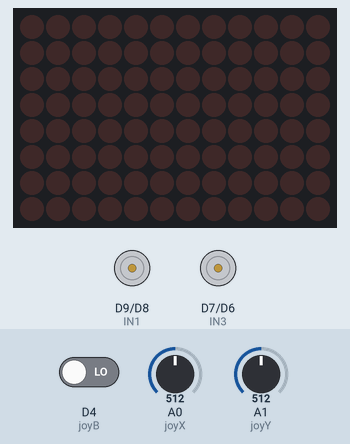
Simulated run of this sketch. Board: Arduino Uno R4 WiFi. Shown: 12×8 LED matrix, motor-driver pin pairs drawn as motors (green arrow = first pin HIGH = forward, orange = second pin HIGH = backward, longer = more drive, scaled by the enable pin). The test bench sets the inputs (shaded band); at power-on: A1 (joyY) = 512, A0 (joyX) = 512, D4 (joyB) LOW (analog values on the 0–1023 scale).

Above: at 1.2 s.
1.3 s: A1 (joyY) set to 716
2.8 s: A0 (joyX) set to 624
4.3 s: A0 (joyX) set to 642
At 4.8 s:
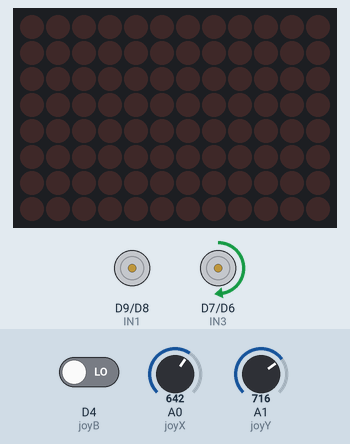
5.8 s: D4 (joyB) driven HIGH
At 6.5 s:
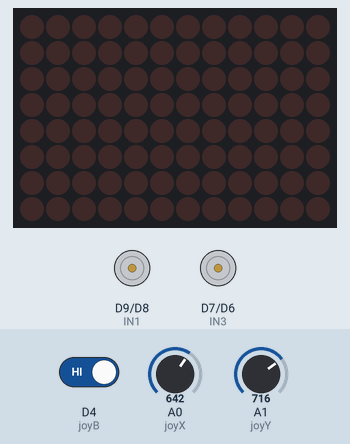
7.5 s: A1 (joyY) set to 511
9.0 s: A0 (joyX) set to 477
10.5 s: A0 (joyX) set to 451
At 11.9 s:
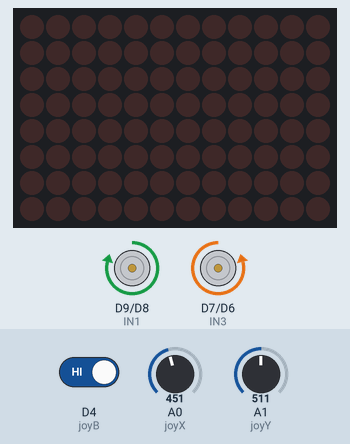
Timing chart, 0 to 13.0 s (numbered marks = the images above; inputs shaded):
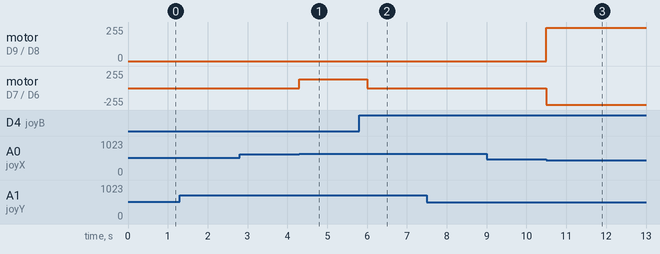

The sketch:

RobotCar_16-17.ino
```cpp
// //16 การควบคุมหุ่นยนต์ผ่านจอยสติ๊กโมดูล ตอนที่ 1, 17 การควบคุมหุ่นยนต์ผ่านจอยสติ๊กโมดูล ตอนที่ 2

// #include "Arduino_LED_Matrix.h"
// #include "normal.h"
// #include "right.h"
// #include "left.h"
// #include "inv_right.h"
// #include "inv_left.h"
// #include "stop.h"

// ArduinoLEDMatrix matrix;

// //มอเตอร์ซ้าย
// int ENA=10;
// int IN1=9;
// int IN2=8;
// //มอเตอร์ขวา
// int ENB=5;
// int IN3=7;
// int IN4=6;
// //กำหนดค่าให้กับ Joystick Module
// int joyX = A0;
// int joyY = A1;
// int joyB = 4;
// // ตัวแปรเก็บค่าความเร็วกำหนดค่าเริ่มต้นของความเร็วให้อยู่ที่ 0
// int MotorSpeed_L = 0;
// int MotorSpeed_R = 0;
// // กำหนดค่าดีฟอลต์ให้กับจอยสติ้กที่จุดกึ่งกลางที่ 512
// int joy_pos_Y = 512;
// int joy_pos_X = 512;
// bool joy_button = 0;
// //ใช้ชดเชยการเบี้ยวของการเคลื่อนที่
// int B_L = 0; //ล้อซ้าย
// int B_R = 0; //ล้อขวา

// void setup() {
//   //กำหนดให้ขาต่าง ๆ เป็นอินพุตและเอาต์พุต
//   pinMode(ENA, OUTPUT);
//   pinMode(ENB, OUTPUT);
//   pinMode(IN1, OUTPUT);
//   pinMode(IN2, OUTPUT);
//   pinMode(IN3, OUTPUT);
//   pinMode(IN4, OUTPUT);
//   pinMode(joyY, INPUT);
//   pinMode(joyX, INPUT);
//   pinMode(joyB, INPUT);
//   // กำหนดค่าเริ่มต้นให้กับมอเตอร์ทั้งด้านซ้ายและด้านขวา (เป็นค่าดีฟอลต์) ให้เป็น 0 ทั้งหมด
//   digitalWrite(ENA, LOW);
//   digitalWrite(ENB, LOW);
//   digitalWrite(IN1, LOW);
//   digitalWrite(IN2, LOW);
//   digitalWrite(IN3, LOW);
//   digitalWrite(IN4, LOW);
//   //เปลี่ยนความละเอียดของ PWM จาก 0 - 255 เป็น 0 - 4095
//   analogWriteResolution(12);

//   // Animation
//   matrix.begin();
//   matrix.play(true);
// }

// void loop() {
//   // อ่านค่าจากจอยสติ้กจาก A0,A1 และ สวิตซ์
//   joy_pos_Y = analogRead(joyY);
//   joy_pos_X = analogRead(joyX);
//   joy_button = digitalRead(joyB);
//   //เดินหน้า
//   if(joy_pos_Y > 564){ // หลบค่าที่อยู่ในช่วงของย่านต้องห้ามของจอยสติ้ก
//     matrix.loadSequence(normal_s);
//     //กำหนดให้พารามิเตอร์ที่ L298N เดินหน้า
//     digitalWrite(IN1, HIGH);
//     digitalWrite(IN2, LOW);
//     digitalWrite(IN3, HIGH);
//     digitalWrite(IN4, LOW);
//     //เอาค่าที่ได้มาแปลงให้อยู่ในรูปของอินพุตที่เป็น PWM (0 - 4095) แล้วส่งค่าไปยังมอเตอร์ซ้ายและมอเตอร์ขวา
//     MotorSpeed_L = map(joy_pos_Y,564,1023,0,4095);
//     MotorSpeed_R = map(joy_pos_Y,564,1023,0,4095);
//   }
//   //ถอยหลัง
//   else if (joy_pos_Y < 460){ // หลบค่าที่อยู่ในช่วงของย่านต้องห้ามของจอยสติ้ก
//     matrix.loadSequence(normal_s);
//     //กำหนดให้พารามิเตอร์ที่ L298N ถอยหลัง
//     digitalWrite(IN1, LOW);
//     digitalWrite(IN2, HIGH);
//     digitalWrite(IN3, LOW);
//     digitalWrite(IN4, HIGH);
//     // กลับค่าจาก 460 -> 0 เป็น 0 -> 460 แทน
//     joy_pos_Y = (joy_pos_Y - 460)*(-1);
//     //เอาค่าที่ได้มาแปลงให้อยู่ในรูปของอินพุตที่เป็น PWM (0 - 4095) แล้วส่งค่าไปยังมอเตอร์ซ้ายและมอเตอร์ขวา
//     MotorSpeed_L = map(joy_pos_Y,0,460,0,4095);
//     MotorSpeed_R = map(joy_pos_Y,0,460,0,4095);
//   }
//   else{
//     //สั่งมอเตอร์หยุด
//     MotorSpeed_L = 0;
//     MotorSpeed_R = 0;
//   }
//   // เลี้ยวซ้าย
//   if (joy_pos_X < 460 && joy_button == 0){ // หลบค่าที่อยู่ในช่วงของย่านต้องห้ามของจอยสติ้ก
//     matrix.loadSequence(left_s);
//      // กลับค่าจาก 460 -> 0 เป็น 0 -> 460 แทน
//     joy_pos_X = (joy_pos_X - 460)*(-1);
//     //เอาค่าที่ได้มาแปลงให้อยู่ในรูปของอินพุตที่เป็น PWM (0 - 4095) แล้วส่งค่าไปยังมอเตอร์ซ้ายและมอเตอร์ขวา
//     joy_pos_X = map(joy_pos_X,0,460,0,4095);

//     MotorSpeed_L = MotorSpeed_L - joy_pos_X; //ชลอล้อซ้าย
//     MotorSpeed_R = MotorSpeed_R + joy_pos_X; //เพิ่มความเร็วล้อขวา
//     // เขียนป้องกันค่าเกิน 0 ถึง 4095 กรณีเลี้ยวซ้าย (ล้อซ้ายให้หยุด (0) + ล้อขวาให้วิ่ง(4095))
//     if(MotorSpeed_L < 0){
//       MotorSpeed_L = 0;
//     }
//     if(MotorSpeed_R > 4095){
//       MotorSpeed_R = 4095;
//     }
//   }
//   else if (joy_pos_X > 564 && joy_button == 0){ // หลบค่าที่อยู่ในช่วงของย่านต้องห้ามของจอยสติ้ก
//    //เลี้ยวขวา
//    joy_pos_X = map(joy_pos_X,564,1023,0,4095);

//    matrix.loadSequence(right_s);
//    MotorSpeed_L = MotorSpeed_L + joy_pos_X; // เพิ่มความเร็วล้อซ้าย
//    MotorSpeed_R = MotorSpeed_R - joy_pos_X; // ชลอล้อขวา
//    // เขียนป้องกันค่าเกิน 0 ถึง 4095 กรณีเลี้ยวขวา (ล้อซ้ายให้วิ่ง (4095) + ล้อขวาให้หยุด(0))
//     if(MotorSpeed_L > 4095){
//       MotorSpeed_L = 4095;
//     }
//     if(MotorSpeed_R < 0){
//       MotorSpeed_R = 0;
//     }
//   }
//   else if (joy_pos_X < 460 && joy_button == 1){ //กรณีที่มีการกดปุ่มแล้วเลี้ยวซ้าย

//     matrix.loadSequence(inv_left_s);
//     //กำหนดให้พารามิเตอร์ที่ L298N ให้หมุนซ้าย
//     digitalWrite(IN1, LOW);
//     digitalWrite(IN2, HIGH);
//     digitalWrite(IN3, HIGH);
//     digitalWrite(IN4, LOW);
//     // กลับค่าจาก 460 -> 0 เป็น 0 -> 460 แทน
//     joy_pos_X = (joy_pos_X - 460)*(-1);
//     //เอาค่าที่ได้มาแปลงให้อยู่ในรูปของอินพุตที่เป็น PWM (0 - 4095) แล้วส่งค่าไปยังมอเตอร์ซ้ายและมอเตอร์ขวา
//     joy_pos_X = map(joy_pos_X,0,460,0,4095);

//     MotorSpeed_L = joy_pos_X; //เอาค่าใส่ล้อซ้าย
//     MotorSpeed_R = joy_pos_X; //เอาค่าใส่ล้อขวา
//     // เขียนป้องกันค่าเกิน 4095 กรณีหมุนซ้าย (ล้อซ้ายให้วิ่งถอยหลัง(4095) + ล้อขวาให้วิ่งไปหน้า(4095))
//     if(MotorSpeed_L > 4095){
//       MotorSpeed_L = 4095;
//     }
//     if(MotorSpeed_R > 4095){
//       MotorSpeed_R = 4095;
//     }
//   }
//   else if (joy_pos_X > 564 && joy_button == 1){ //กรณีที่มีการกดปุ่มแล้วเลี้ยวขวา

//     matrix.loadSequence(inv_right_s);
//     //กำหนดให้พารามิเตอร์ที่ L298N ให้หมุนขวา
//     digitalWrite(IN1, HIGH);
//     digitalWrite(IN2, LOW);
//     digitalWrite(IN3, LOW);
//     digitalWrite(IN4, HIGH);
//     //เอาค่าที่ได้มาแปลงให้อยู่ในรูปของอินพุตที่เป็น PWM (0 - 4095) แล้วส่งค่าไปยังมอเตอร์ซ้ายและมอเตอร์ขวา
//     joy_pos_X = map(joy_pos_X,564,1023,0,4095);
//     MotorSpeed_L = joy_pos_X; // เอาค่าใส่ล้อซ้าย
//     MotorSpeed_R = joy_pos_X; // เอาค่าใส่ล้อขวา
//     // เขียนป้องกันค่าเกิน 4095 กรณีหมุนขวา (ล้อซ้ายให้วิ่งไปหน้า(4095) + ล้อขวาให้วิ่งถอยหลัง(4095))
//     if(MotorSpeed_L > 4095){
//       MotorSpeed_L = 4095;
//     }
//     if(MotorSpeed_R > 4095){
//       MotorSpeed_R = 4095;
//     }
//   }
//   // ป้องกันความเสียหายของมอเตอร์ในช่วง 0-2050
//   if (MotorSpeed_L<2050){
//     MotorSpeed_L = 0;
//   }
//   if (MotorSpeed_R<2050){
//     MotorSpeed_R = 0;
//   }
//   //คำสั่งขับมอเตอร์ทั้งซ้ายและขวา
//   analogWrite(ENA, MotorSpeed_L - B_L);
//   analogWrite(ENB, MotorSpeed_R - B_R);
// }


#include "Arduino_LED_Matrix.h"
#include "normal.h"
// #include "backward.h"
#include "right.h"
#include "left.h"
#include "inv_right.h"
#include "inv_left.h"
#include "stop.h"

ArduinoLEDMatrix matrix;

//มอเตอร์ซ้าย
int ENA=10;
int IN1=9;
int IN2=8;
//มอเตอร์ขวา
int ENB=5;
int IN3=7;
int IN4=6;
//กำหนดค่าให้กับ Joystick Module
int joyX = A0;
int joyY = A1;
int joyB = 4;
// ตัวแปรเก็บค่าความเร็วกำหนดค่าเริ่มต้นของความเร็วให้อยู่ที่ 0
int MotorSpeed_L = 0;
int MotorSpeed_R = 0;
// กำหนดค่าดีฟอลต์ให้กับจอยสติ้กที่จุดกึ่งกลางที่ 512
int joy_pos_Y = 512;
int joy_pos_X = 512;
bool joy_button = 0;
//ใช้ชดเชยการเบี้ยวของการเคลื่อนที่
int B_L = 0; //ล้อซ้าย
int B_R = 0; //ล้อขวา
// ย่านต้องห้าม
int L_POINT = 29491;
int H_POINT = 36045;
int E_RES = 65535;
// Animation
unsigned long run_time = 0;
unsigned long prev_time = 0;


void setup() {
  //กำหนดให้ขาต่าง ๆ เป็นอินพุตและเอาต์พุต
  pinMode(ENA, OUTPUT);
  pinMode(ENB, OUTPUT);
  pinMode(IN1, OUTPUT);
  pinMode(IN2, OUTPUT);
  pinMode(IN3, OUTPUT);
  pinMode(IN4, OUTPUT);
  pinMode(joyY, INPUT);
  pinMode(joyX, INPUT);
  pinMode(joyB, INPUT);
  // กำหนดค่าเริ่มต้นให้กับมอเตอร์ทั้งด้านซ้ายและด้านขวา (เป็นค่าดีฟอลต์) ให้เป็น 0 ทั้งหมด
  digitalWrite(ENA, LOW);
  digitalWrite(ENB, LOW);
  digitalWrite(IN1, LOW);
  digitalWrite(IN2, LOW);
  digitalWrite(IN3, LOW);
  digitalWrite(IN4, LOW);
  //เปลี่ยนความละเอียดของ PWM จาก 0 - 255 เป็น 0 - 4095
  analogWriteResolution(12);
  analogReadResolution(16);
  // Animation
  matrix.begin();
  matrix.play(true);
}


// Animation Function
void Animation(){
  run_time = millis();
  if(run_time - prev_time >= 500){
    prev_time = run_time;

    // อ่านค่าจากจอยสติ้กจาก A0,A1 และ สวิตซ์
    joy_pos_Y = analogRead(joyY);
    joy_pos_X = analogRead(joyX);
    joy_button = digitalRead(joyB);

      //เดินหน้า
    if(joy_pos_Y > H_POINT){
      matrix.loadSequence(normal_s);
    }
    //ถอยหลัง
    else if (joy_pos_Y < L_POINT){
      matrix.loadSequence(normal_s);
    }
    // เลี้ยวซ้าย
    else if(joy_pos_X > H_POINT && joy_button == 1){
      matrix.loadSequence(left_s);
    }
    // เลี้ยวขวา
    else if(joy_pos_X < L_POINT && joy_button == 1){
      matrix.loadSequence(right_s);
    }
    // หมุนซ้าย
    else if(joy_pos_X > H_POINT && joy_button == 0){
      matrix.loadSequence(inv_left_s);
    }
    // หมุนขวา
    else if(joy_pos_X < L_POINT && joy_button == 0){
      matrix.loadSequence(inv_right_s);
    }
    // หยุด
    else{
      matrix.loadSequence(stop_s);
    }
  }
}


// Movement Function
void movement(){
  // อ่านค่าจากจอยสติ้กจาก A0,A1 และ สวิตซ์
  joy_pos_Y = analogRead(joyY);
  joy_pos_X = analogRead(joyX);
  //joy_button = digitalRead(joyB);

  //เดินหน้า
  if(joy_pos_Y > H_POINT){ // หลบค่าที่อยู่ในช่วงของย่านต้องห้ามของจอยสติ้ก
    //กำหนดให้พารามิเตอร์ที่ L298N เดินหน้า
    digitalWrite(IN1, HIGH);
    digitalWrite(IN2, LOW);
    digitalWrite(IN3, HIGH);
    digitalWrite(IN4, LOW);
    //เอาค่าที่ได้มาแปลงให้อยู่ในรูปของอินพุตที่เป็น PWM (0 - 4095) แล้วส่งค่าไปยังมอเตอร์ซ้ายและมอเตอร์ขวา

    MotorSpeed_L = map(joy_pos_Y, H_POINT, E_RES, 0, 4095);
    MotorSpeed_R = map(joy_pos_Y, H_POINT, E_RES ,0, 4095);
  }
  //ถอยหลัง
  else if (joy_pos_Y < L_POINT){ // หลบค่าที่อยู่ในช่วงของย่านต้องห้ามของจอยสติ้ก
    //กำหนดให้พารามิเตอร์ที่ L298N ถอยหลัง
    digitalWrite(IN1, LOW);
    digitalWrite(IN2, HIGH);
    digitalWrite(IN3, LOW);
    digitalWrite(IN4, HIGH);
    // กลับค่าจาก L_POINT -> 0 เป็น 0 -> L_POINT แทน
    joy_pos_Y = (joy_pos_Y - L_POINT)*(-1);
    //เอาค่าที่ได้มาแปลงให้อยู่ในรูปของอินพุตที่เป็น PWM (0 - 4095) แล้วส่งค่าไปยังมอเตอร์ซ้ายและมอเตอร์ขวา
    MotorSpeed_L = map(joy_pos_Y, 0, L_POINT, 0, 4095);
    MotorSpeed_R = map(joy_pos_Y, 0, L_POINT, 0, 4095);
  }
  else{
    //สั่งมอเตอร์หยุด
    MotorSpeed_L = 0;
    MotorSpeed_R = 0;
  }

  // เลี้ยวซ้าย
  if (joy_pos_X > H_POINT && joy_button == 0){ // หลบค่าที่อยู่ในช่วงของย่านต้องห้ามของจอยสติ้ก
     // กลับค่าจาก L_POINT -> 0 เป็น 0 -> L_POINT แทน
    joy_pos_X = map(joy_pos_X, H_POINT, E_RES, 0 ,4095);

    MotorSpeed_L = MotorSpeed_L - joy_pos_X; //ชลอล้อซ้าย
    MotorSpeed_R = MotorSpeed_R + joy_pos_X; //เพิ่มความเร็วล้อขวา
    // เขียนป้องกันค่าเกิน 0 ถึง 4095 กรณีเลี้ยวซ้าย (ล้อซ้ายให้หยุด (0) + ล้อขวาให้วิ่ง(4095))
    if(MotorSpeed_L < 0){
      MotorSpeed_L = 0;
    }
    if(MotorSpeed_R > 3000){
      MotorSpeed_R = 3000;
    }
  }
  //เลี้ยวขวา
  else if (joy_pos_X < L_POINT && joy_button == 0){ // หลบค่าที่อยู่ในช่วงของย่านต้องห้ามของจอยสติ้ก
   joy_pos_X = (joy_pos_X - L_POINT)*(-1);
   joy_pos_X = map(joy_pos_X, 0, L_POINT, 0, 4095);
   MotorSpeed_L = MotorSpeed_L + joy_pos_X; // เพิ่มความเร็วล้อซ้าย
   MotorSpeed_R = MotorSpeed_R - joy_pos_X; // ชลอล้อขวา
   // เขียนป้องกันค่าเกิน 0 ถึง 4095 กรณีเลี้ยวขวา (ล้อซ้ายให้วิ่ง (4095) + ล้อขวาให้หยุด(0))
    if(MotorSpeed_L > 3000){
      MotorSpeed_L = 3000;
    }
    if(MotorSpeed_R < 0){
      MotorSpeed_R = 0;
    }
  }
  else if (joy_pos_X > H_POINT && joy_button == 1){ //กรณีที่มีการกดปุ่มแล้วเลี้ยวซ้าย
    //กำหนดให้พารามิเตอร์ที่ L298N ให้หมุนซ้าย
    digitalWrite(IN1, LOW);
    digitalWrite(IN2, HIGH);
    digitalWrite(IN3, HIGH);
    digitalWrite(IN4, LOW);
    //เอาค่าที่ได้มาแปลงให้อยู่ในรูปของอินพุตที่เป็น PWM (0 - 4095) แล้วส่งค่าไปยังมอเตอร์ซ้ายและมอเตอร์ขวา
    joy_pos_X = (joy_pos_X - L_POINT)*(-1);
    joy_pos_X = map(joy_pos_X, H_POINT, E_RES, 0, 4095);

    MotorSpeed_L = joy_pos_X; //เอาค่าใส่ล้อซ้าย
    MotorSpeed_R = joy_pos_X; //เอาค่าใส่ล้อขวา
    // เขียนป้องกันค่าเกิน 4095 กรณีหมุนซ้าย (ล้อซ้ายให้วิ่งถอยหลัง(4095) + ล้อขวาให้วิ่งไปหน้า(4095))
    if(MotorSpeed_L > 4095){
      MotorSpeed_L = 4095;
    }
    if(MotorSpeed_R > 4095){
      MotorSpeed_R = 4095;
    }
  }
  else if (joy_pos_X < L_POINT && joy_button == 1){ //กรณีที่มีการกดปุ่มแล้วเลี้ยวขวา
    //กำหนดให้พารามิเตอร์ที่ L298N ให้หมุนขวา
    digitalWrite(IN1, HIGH);
    digitalWrite(IN2, LOW);
    digitalWrite(IN3, LOW);
    digitalWrite(IN4, HIGH);

    //เอาค่าที่ได้มาแปลงให้อยู่ในรูปของอินพุตที่เป็น PWM (0 - 4095) แล้วส่งค่าไปยังมอเตอร์ซ้ายและมอเตอร์ขวา
    // joy_pos_X = (joy_pos_X - L_POINT)*(-1);
    joy_pos_X = map(joy_pos_X, 0, L_POINT, 0, 4095);
    MotorSpeed_L = joy_pos_X; // เอาค่าใส่ล้อซ้าย
    MotorSpeed_R = joy_pos_X; // เอาค่าใส่ล้อขวา
    // เขียนป้องกันค่าเกิน 4095 กรณีหมุนขวา (ล้อซ้ายให้วิ่งไปหน้า(4095) + ล้อขวาให้วิ่งถอยหลัง(4095))
    if(MotorSpeed_L > 4095){
      MotorSpeed_L = 4095;
    }
    if(MotorSpeed_R > 4095){
      MotorSpeed_R = 4095;
    }
  }

  // ป้องกันความเสียหายของมอเตอร์ในช่วง 0-2050
  if (MotorSpeed_L < 2050){
    MotorSpeed_L = 0;
  }
  if (MotorSpeed_R < 2050){
    MotorSpeed_R = 0;
  }

  //คำสั่งขับมอเตอร์ทั้งซ้ายและขวา
  analogWrite(ENA, MotorSpeed_L - B_L);
  analogWrite(ENB, MotorSpeed_R - B_R);
}


void loop() {
  Animation();
  movement();
}
```

inv_left.h
```cpp
const uint32_t inv_left_s[][4] = {
	{
		0x1e033061,
		0x84084806,
		0x403c0080,
		750
	},
  {
		0xe61f224,
		0xeed8a483,
		0xf82a82a8,
		750
	},
	{
		0xe01f024,
		0xeed8a483,
		0xf82a8004,
		750
	},
	{
		0xce09f0ff,
		0x83fe3fa3,
		0xf82a84a8,
		750
	}
};
```

inv_right.h
```cpp
const uint32_t inv_right_s[][4] = {
	{
		0x780cc18,
		0x61020220,
		0x4607c020,
		750
	},
	{
		0xce09f0e4,
		0x836e24a3,
		0xf82a82a8,
		750
	},
	{
		0xe01f0e4,
		0x836e24a3,
		0xf82a8400,
		750
	},
	{
		0xe61f23f,
		0xeff8bf83,
		0xf82a82a4,
		750
	}
};
```

left.h
```cpp
const uint32_t left_s[][4] = {
	{
		0x600c018,
		0x3003001,
		0x800c0060,
		1000
	},
  {
		0xe05f464,
		0xc3682483,
		0xf82a82a8,
		1000
	},
	{
		0x8e09f4e4,
		0xc3682483,
		0xf8ea8800,
		1000
	}
};
```

normal.h
```cpp
const uint32_t normal_s[][4] = {
	{
		0xe09f2e4,
		0xe3682483,
		0xf82a82a8,
		1000
	},
	{
		0xe05f464,
		0xc2d82483,
		0xf8000000,
		1000
	},
	{
		0xe09f2e4,
		0xe3682483,
		0xf82a8000,
		1000
	}
};
```

right.h
```cpp
const uint32_t right_s[][4] = {
	{
		0x6003001,
		0x800c00c0,
		0x18030060,
		1000
	},
	{
		0xe05f064,
		0xe2d82483,
		0xf82a82a0,
		1000
	},
	{
		0xe25f264,
		0xe2d82483,
		0xf82ae002,
		1000
	}
};
```

stop.h
```cpp
const uint32_t stop_s[][4] = {
	{
		0xf010820,
		0x42f42f42,
		0x41080f0,
		1000
	},
	{
		0xe09f2e4,
		0xe3682483,
		0xf82a82a8,
		1000
	},
	{
		0xe09f2e4,
		0xe2d82483,
		0xf82a82a8,
		1000
	}
};
```

Measured:
- the behaviour switches between 641 and 642 on A0 (joyX) (found by bisection; images 0 and 1)
- the behaviour switches between 461 and 460 on A0 (joyX) (found by bisection; images 2 and 3)
- after the input at 2.8 s, every drawn part: stays the same
- after the input at 4.3 s, motor on D7 (IN3) / D6 (IN4): stopped → forward 128/255 at once
- after the input at 5.8 s, motor on D7 (IN3) / D6 (IN4): forward 128/255 → stopped after 0.20 s
- after the input at 9.0 s, every drawn part: stays the same
- after the input at 10.5 s, motor on D9 (IN1) / D8 (IN2): stopped → forward 249/255 at once; motor on D7 (IN3) / D6 (IN4): stopped → backward 249/255 at once
